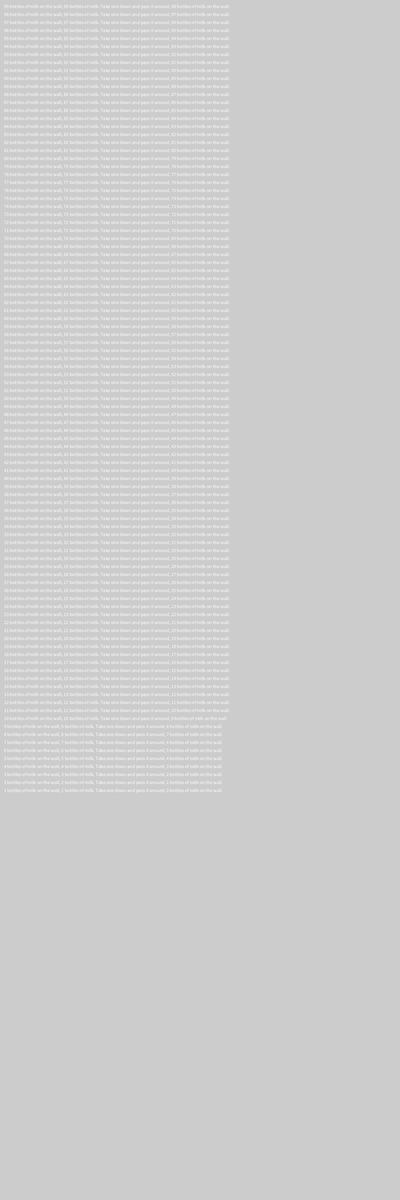
Frame 1 (no input)
Frame 60 (the mouse pressed at the canvas centre just before this capture): identical to frame 1, image omitted
Frame 120 (the mouse held since frame 60 and released just before this capture): identical to frame 1, image omitted

The Processing sketch that drew this single still picture (run headless with seeded random() and noise(); from frame 60 on, the mouse is pressed at the canvas centre):

// Processing sketch: sketch_99bottles
// ── sketch_99bottles.pde
int y;
int number;
void setup(){
  size(1000, 3000);
   for(int i = 100;i>0;i--) {
     text(i + " bottles of milk on the wall, "+ i +" bottles of milk. Take one down and pass it around, " + (i-1) +" bottles of milk on the wall.", 10, y);
   y+=20;
   }
 
}

void draw(){
  
}
